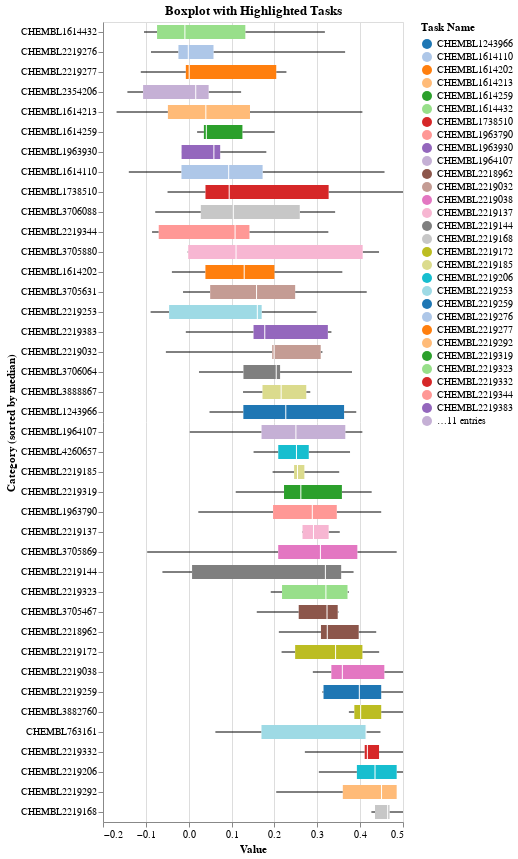

Notebook code cell kept with this figure:
### Code cell
import altair as alt

# Define the list of task_names to highlight
highlight_tasks = []  # Replace with your desired task names

# Check if highlight_tasks is empty
if highlight_tasks:
    # Create a condition that checks if task_name is in highlight_tasks
    highlight_condition = alt.FieldOneOfPredicate(field='task_name', oneOf=highlight_tasks)
    
    # Define color and opacity encodings with conditional highlighting
    color_encoding = alt.condition(
        highlight_condition,
        alt.Color('task_name:N', title='Task Name', scale=alt.Scale(scheme='category20')),
        alt.value('lightgray')  # Non-highlighted tasks will be colored light gray
    )
    opacity_encoding = alt.condition(
        highlight_condition,
        alt.value(1),          # Highlighted tasks with full opacity
        alt.value(0.5)         # Non-highlighted tasks with reduced opacity
    )
else:
    # Use the original color encoding without highlighting
    color_encoding = alt.Color(
        'task_name:N',
        title='Task Name',
        scale=alt.Scale(scheme='category20'),
        legend=alt.Legend(orient='right')  # Position the legend on the right
    )
    opacity_encoding = alt.value(1)  # Full opacity for all tasks

# Modify the chart
chart = alt.Chart(data).mark_boxplot(extent='min-max', orient='horizontal').encode(
    y=alt.Y(
        'task_name:O',
        title='Category (sorted by median)',
        sort=alt.SortField('mid_box_optimistic_delta_auc_pr', order='ascending')
    ),
    x=alt.X('optimistic_delta_auc_pr:Q', title='Value'),
    color=color_encoding,
    opacity=opacity_encoding
).properties(
    title='Boxplot with Highlighted Tasks'
)

# Display the chart
chart

### Figure 1 — Vega-Lite specification as saved in the notebook (floating-point values rounded to 4 significant figures; data arrays with more than 128 entries replaced by an {"elided": "..."} marker saying what was removed)
{"config": {"view": {"continuousWidth": 300, "continuousHeight": 300}}, "data": {"name": "data-b26a7b5da42945f31cd457f7667e0db7"}, "mark": {"type": "boxplot", "extent": "min-max", "orient": "horizontal"}, "encoding": {"color": {"field": "task_name", "legend": {"orient": "right"}, "scale": {"scheme": "category20"}, "title": "Task Name", "type": "nominal"}, "opacity": {"value": 1}, "x": {"field": "optimistic_delta_auc_pr", "title": "Value", "type": "quantitative"}, "y": {"field": "task_name", "sort": {"field": "mid_box_optimistic_delta_auc_pr", "order": "ascending"}, "title": "Category (sorted by median)", "type": "ordinal"}}, "title": "Boxplot with Highlighted Tasks", "$schema": "https://vega.github.io/schema/vega-lite/v5.20.1.json", "datasets": {"data-b26a7b5da42945f31cd457f7667e0db7": {"elided": "405 records"}}}
